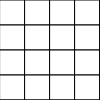
Frame 1 (no input)
Frame 60 (no input): identical to frame 1, image omitted
Frame 120 (the mouse pressed at the canvas centre since frame 60): identical to frame 1, image omitted

The p5.js sketch that drew this single still picture (run headless with seeded random() and noise() and a simulated clock; from frame 60 on, the mouse is pressed at the canvas centre):

// p5.js sketch
// ── sketch.js
minesweeper = null;

class tile
{
    constructor(x, y, isMine, minesAround)
    {
        this.x = x;
        this.y = y;
        this.size = 25;
        this.isMine = isMine;
        this.isFlagged = false;
        this.isRevealed = false;
        this.minesAround = minesAround;
    }
    
    draw()
    {
        fill(255);
        stroke(0);
        rect(this.x, this.y, this.size, this.size);

        if (this.isRevealed)
        {
            fill(180);
            rect(this.x, this.y, this.size, this.size);

            if (this.isMine)
            {
                fill(0);
                ellipse(this.x + this.size / 2, this.y + this.size / 2, this.size / 2, this.size / 2);
            }
            else if (this.minesAround > 0)
            {
                fill(0);
                textAlign(CENTER, CENTER);
                text(this.minesAround, this.x + this.size / 2, this.y + this.size / 2);
            }
        }
        else if (this.isFlagged)
        {
            // black line from top left to bottom left
            fill(0);
            line(this.x + 10, this.y, this.x + 10, this.y + this.size);

            // red triangle from top left to top right
            fill(255, 0, 0);
            triangle(this.x + 10, this.y + 10, this.x + 10, this.y, this.x + this.size, this.y + 10);




            //fill(0);
            //line(this.x + this.size / 2, this.y + this.size / 2, this.x + this.size / 2, this.y + this.size);
            //fill(255, 0, 0);
            //triangle(this.x + this.size / 2, this.y + this.size / 2, this.x + this.size / 2, this.y, this.x + this.size, this.y + this.size / 2);

        }
    }

    click(x, y, flag)
    {
        if (x > this.x && x < this.x + this.size && y > this.y && y < this.y + this.size)
        {
            console.log("clicked on tile at " + this.x + ", " + this.y);
            if (flag)
                this.isFlagged = !this.isFlagged;
            else
                this.isRevealed = true;
        }
    }
}


class board
{
    constructor()
    {
        this.tiles = [];
    }
    
    draw()
    {

        for (var i = 0; i < minesweeper.board.tiles.length; i++)
        {
            this.tiles[i].draw();
        }
    }
    
    setup(minecount)
    {
        let minesplaced = 0;

        // Create tiles and place mines, calculate numbers of non mine tiles
        for (var i = 0; i < minesweeper.sizex; i++)
        {
            for (var j = 0; j < minesweeper.sizey; j++)
            {
                this.tiles.push(new tile(i * 25, j * 25, false, 0));
            }
        }

        // place mines 
        while (minesplaced < minecount)
        {
            let tile = this.tiles[Math.floor(Math.random() * this.tiles.length)];

            if (!tile.isMine)
            {
                tile.isMine = true;
                minesplaced++;
            }
        }

        // calculate numbers
        for (var i2 = 0; i2 < this.tiles.length; i2++)
        {
            let tile = this.tiles[i2];

            if (!tile.isMine)
            {
                let mines = 0;

                // check all tiles around
                for (var i3 = 0; i3 < this.tiles.length; i3++)
                {
                    let tile2 = this.tiles[i3];

                    if (tile2.isMine)
                    {
                        if (tile2.x == tile.x - 25 && tile2.y == tile.y - 25) mines++;
                        if (tile2.x == tile.x && tile2.y == tile.y - 25) mines++;
                        if (tile2.x == tile.x + 25 && tile2.y == tile.y - 25) mines++;
                        if (tile2.x == tile.x - 25 && tile2.y == tile.y) mines++;
                        if (tile2.x == tile.x + 25 && tile2.y == tile.y) mines++;
                        if (tile2.x == tile.x - 25 && tile2.y == tile.y + 25) mines++;
                        if (tile2.x == tile.x && tile2.y == tile.y + 25) mines++;
                        if (tile2.x == tile.x + 25 && tile2.y == tile.y + 25) mines++;
                    }
                }

                tile.minesAround = mines;
            }

        }

        console.log(minesweeper.board.tiles);


    }

    click(x, y, flag)
    {
        for (var i = 0; i < this.tiles.length; i++)
        {
            this.tiles[i].click(x, y, flag);
        }
    }
}

class game
{
    constructor(x, y)
    {
        this.board = new board();
        this.sizex = 10;
        this.sizey = 10;
    }

    draw()
    {
        this.board.draw();
    }
}


function setup()
{
    createCanvas(canvas.width, canvas.height);
    minesweeper = new game(10, 10);

    // setup the game
    minesweeper.board.setup(10);
}

function draw()
{
    background(220);
    
    // Minesweeper game
    minesweeper.draw();



}

function mouseClicked() { minesweeper.board.click(mouseX, mouseY, false); }

// keyboard press
function keyPressed()
{
    if (key == ' ')
    {
        minesweeper.board.click(mouseX, mouseY, true);
    }
}
